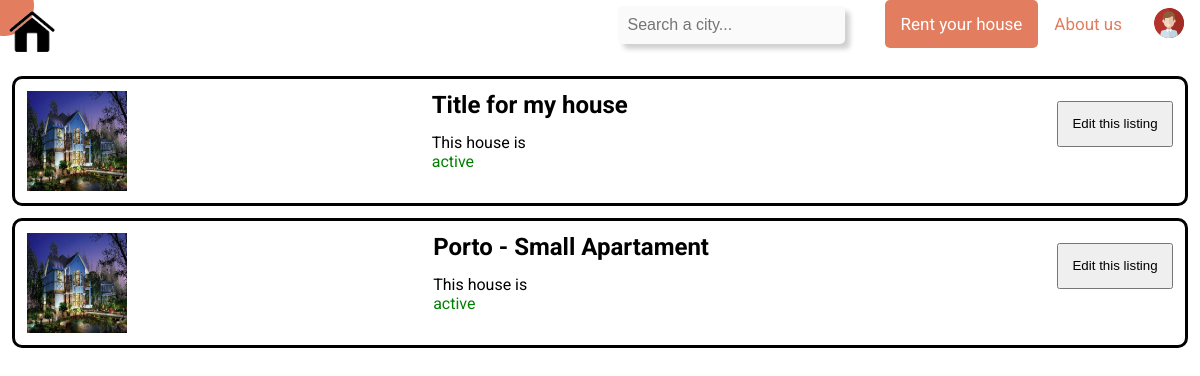
Page /manage_my_houses.php (signed in) on the committed database.
### tables this page shows
CREATE TABLE House (
    houseID INTEGER PRIMARY KEY AUTOINCREMENT,
    owner TEXT NOT NULL,
    availability_start DATETIME NOT NULL,
    availability_end DATETIME NOT NULL,

    city TEXT NOT NULL,
    region TEXT NOT NULL,
    country TEXT NOT NULL,
    street TEXT NOT NULL,
    door INTEGER NOT NULL,
    floor TEXT NOT NULL,
    postal_code TEXT NOT NULL,

    title VARCHAR(64) NOT NULL,
    daily_price FLOAT NOT NULL,
    n_beds INTEGER NOT NULL,
    animals BOOLEAN NOT NULL DEFAULT FALSE,
    kitchen BOOLEAN NOT NULL,
    internet BOOLEAN NOT NULL,
    air_con BOOLEAN NOT NULL,
    low_mobility BOOLEAN NOT NULL,
    washing_machine BOOLEAN NOT NULL,
    img_count INTEGER NOT NULL,
    house_description TEXT,
    active BOOLEAN NOT NULL DEFAULT TRUE,

    FOREIGN KEY(owner) REFERENCES User(email),
    CHECK(availability_end > availability_start),
    UNIQUE(city, region, country, street, door, floor, postal_code)
);

### database/house_q.php (called while the page is built, shortened)
<?php
include_once('connection.php');
function try_get_houses_by_owner_email($email) {
    global $db;
    $stmt = $db->prepare('SELECT * FROM House WHERE owner = ?');
    $stmt->execute(array($email));
    $houses_data = $stmt->fetchAll();
    if ($houses_data !== false)
        return $houses_data;
    else
        return NULL;
}
?>

### manage_my_houses.php (the view, shortened to what this page needs)
<?php
include_once('templates/header.php');
include_once('templates/navbar.php');
include_once('database/house_q.php');
$houses = try_get_houses_by_owner_email($_SESSION['email']);
if (!empty($houses)) {
    foreach($houses as $house){
        $id = $house['houseID'];
        $active = $house['active'];
        $path = "images/houses/h$id/medium/h$id.jpg";
        ?>
        <section>
            <div class="house_simple">
                <article>
                    <header><?php echo $house['title']?></header>
                    <img src="<?php echo $path?>" width="100" height="100"><br>
                    <div id="active">
                        <p>This house is </p>
                        <?php if($active == 'true') { ?>
                            <div id="true">
                                <p>active</p>
                            </div>
                        <?php }
                        else { ?>
                            <div id="false">
                                <p>inactive</p>
                            </div>
                        <?php } ?>
                    </div>
                    <form action="edit_house.php" method="post" id="view_house_id">
                        <input type="submit" id="house_selection" value="Edit this listing">
                    </form>
                </article>
            </div>
        </section>
    <?php
    }
}
else {
    ?>
    <div class="house_simple">
        <h1 class="house_simple">You have no active houses</h1>
    </div>
<?php
}
?>
<?php include_once('templates/footer.php'); ?>

### css/style.css (style rules this page uses)
body { background-color: #ffffff; margin: 0em; font-family: 'Open Sans', sans-serif; }
label, input { display: inline-block; }
input + input { float: right; }
.house_simple { text-decoration: none; }
.house_simple article { border-style: solid; border-width: medium; border-color: black; border-radius: 10px; margin: 1%; padding: 1%; display: grid; grid-template-columns: 400px auto auto; grid-template-rows: 10% 80% 10%; }
.house_simple img { grid-column-start: 1; grid-column-end: 2; grid-row-start: 1; grid-row-end: 4; }
.house_simple header { grid-column-start: 2; grid-column-end: 3; grid-row-start: 1; grid-row-end: 2; margin: 0%; padding-left: 2%; font-weight: bold; }

### css/popup.css (style rules this page uses)
body { font-family: 'Open Sans', sans-serif; }
* { box-sizing: border-box; }

### manage_my_houses.php (style rules this page uses)
.house_simple { text-decoration: none; font-family: 'Roboto', sans-serif; grid-template-columns: 10% 10% 80%; grid-template-rows: 10% 80% 10%; }
.house_simple article { border-width: 2px; }
.house_simple header { font-size: 1.5em; }
#active { grid-column-start: 2; grid-column-end: 3; grid-row-start: 2; grid-row-end: 3; color: black; padding-left: 2%; margin-top: 2em; }
#active p { margin: 0; }
#true { color: green; }
.house_simple #view_house_id { grid-column-start: 12; grid-column-end: 13; grid-row-start: 2; grid-row-end: 3; padding: 0; border-radius: 5px; margin: 0; max-width: 10em; border-width: 1px; text-align: right; }
#house_selection { padding: 1em; }

### templates/logged_popup.php (style rules this page uses)
body { font-family: 'Roboto', sans-serif; }
* { box-sizing: border-box; }

### rows in the picture
house: title "Title for my house", active "active"
house: title "Porto - Small Apartament", active "active"
